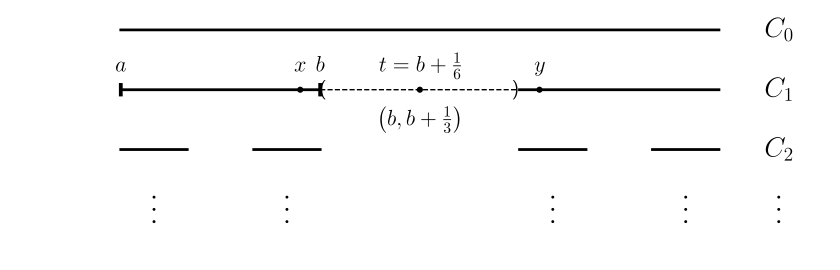

This chart was generated by the following Python code:
import numpy as np, matplotlib.pyplot as plt
from matplotlib import rcParams
from matplotlib.patches import FancyArrowPatch
from pathlib import Path

rcParams['text.usetex'] = True

def centred_rectangle(x, y, width, height, **kwargs):
    return plt.Rectangle(
        xy=(x - 0.5*width, y - 0.5*height),
        width=width,
        height=height,
        **kwargs
    )

fig = plt.figure(figsize=(9,3))
ax = fig.add_subplot()
ax.axis('off')
ax.set_aspect('equal')
ax.set_xlim(-0.2, 1.2)
ax.set_ylim(-0.4, 0.05)

ax.plot([0, 1], [0, 0], linewidth=2, color='black')
ax.plot([0, 1/3], [-0.1, -0.1], linewidth=2, color='black')
ax.plot([2/3, 1], [-0.1, -0.1], linewidth=2, color='black')
ax.plot([0, 1/9], [-0.2, -0.2], linewidth=2, color='black')
ax.plot([2/9, 1/3], [-0.2, -0.2], linewidth=2, color='black')
ax.plot([2/3, 7/9], [-0.2, -0.2], linewidth=2, color='black')
ax.plot([8/9, 1], [-0.2, -0.2], linewidth=2, color='black')

for label, y in zip(['$C_0$', '$C_1$', '$C_2$'], [0, -0.1, -0.2]):
    ax.annotate(
        text=label,
        fontsize=20,
        xy=(1.1, y),
        ha='center',
        va='center'
    )

for x in [1/18, 5/18, 13/18, 17/18, 1.1]:
    ax.annotate(
        text=r'$\cdots$',
        fontsize=20,
        xy=(x, -0.3),
        ha='center',
        va='center',
        rotation=90
    )

for x, label in [(0, '$a$'), (1/3, '$b$')]:
    ax.add_patch(centred_rectangle(
        x=x,
        y=-0.1,
        width=0.004,
        height=0.02,
        color='black'
    ))
    ax.annotate(
        text=label,
        fontsize=16,
        xy=(x, -0.06),
        ha='center',
        va='center'
    )

for x, label in [(0.3, '$x$'), (0.7, '$y$'), (0.5, r'$t = b + \frac{1}{6}$')]:
    ax.add_patch(plt.Circle(
        xy=(x, -0.1),
        radius=0.004,
        color='black'
    ))
    ax.annotate(
        text=label,
        fontsize=16,
        xy=(x, -0.06),
        ha='center',
        va='center'
    )

ax.plot([1/3, 2/3], [-0.1, -0.1], linewidth=1, linestyle='--', color='black')
ax.annotate(
    text='(',
    fontsize=14,
    fontweight='heavy',
    xy=(1/3, -0.1),
    xytext=(2, 0),
    textcoords='offset pixels',
    ha='center',
    va='center'
)
ax.annotate(
    text=')',
    fontsize=14,
    fontweight='heavy',
    xy=(2/3, -0.1),
    xytext=(-3, 0),
    textcoords='offset pixels',
    ha='center',
    va='center'
)
ax.annotate(
    text=r'$\left( b, b + \frac{1}{3} \right)$',
    fontsize=16,
    xy=(0.5, -0.15),
    ha='center',
    va='center'
)

plt.tight_layout()

plt.savefig(Path(__file__).with_suffix('.pdf'), format="pdf", bbox_inches="tight", pad_inches=0)
